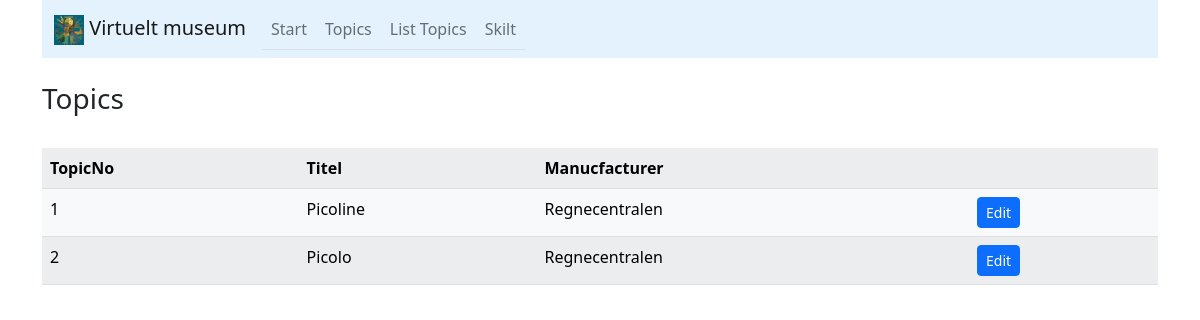
Page /bo/list_topics on the committed database.
### backoffice/models.py (models this page shows)
class MuseumTopic(models.Model):
    TopicNo = models.IntegerField()
    Titel = models.CharField(max_length=40)
    Manufacturer = models.CharField(max_length=40)
    Factual_text = models.CharField(max_length=400)
    Description = models.CharField(max_length=800)
    Long_Description = models.CharField(max_length=800, blank=True)
    Picture1_path = models.CharField(max_length=40, blank=True)
    Picture2_path = models.CharField(max_length=40, blank=True)
    Picture3_path = models.CharField(max_length=40, blank=True)

### backoffice/views.py (the view)
# urls.py: path('list_topics', views.list_topics, name="list_topic" ),
def list_topics(request):
    topic_list = list(MuseumTopic.objects.all().order_by('TopicNo').values())
    mycontext = {'topiclist': topic_list }
    return render(request, 'list_topics.html', context = mycontext)

### backoffice/templates/list_topics.html
{% extends "base_menu.html" %}
{% load static %}
{% load i18n %}
{% block content %}
<br>
<h3>Topics</h3>
<br>
<table class="table table-light table-striped">
    <tr><th>TopicNo</th><th>Titel</th><th>Manucfacturer</th><th></th></tr>
    {% for t in topiclist %}
    <tr>
        <td>{{ t.TopicNo }}</td>
        <td>{{ t.Titel}}</td>
        <td>{{ t.Manufacturer}}</td>
        <td>
        <button type="button" onclick="location.href='{% url 'bo_topic' %}?no={{t.TopicNo}}'" class="btn btn-sm btn-primary ">{% translate 'Edit' %}</button>
        </td>
    </tr>
    {% endfor %}
</table>
{% endblock %}

### rows in the picture
MuseumTopic: TopicNo "1", Titel "Picoline", Manufacturer "Regnecentralen"
MuseumTopic: TopicNo "2", Titel "Picolo", Manufacturer "Regnecentralen"
